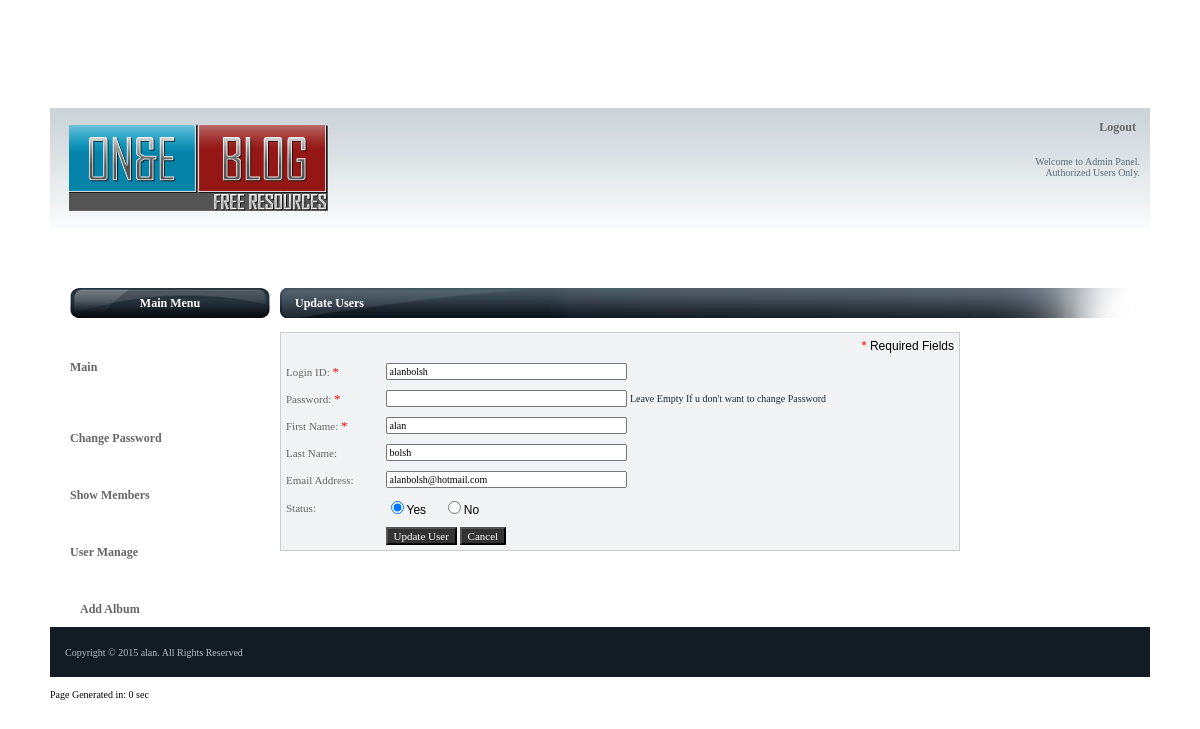
/users.php?_task=edit&id=100000, run on the app's committed database.
### tables this page shows
CREATE TABLE IF NOT EXISTS `users` (
  `userid` int(10) NOT NULL AUTO_INCREMENT,
  `groupid` varchar(20) NOT NULL DEFAULT '',
  `loginid` varchar(75) NOT NULL DEFAULT '',
  `firstname` varchar(75) NOT NULL DEFAULT '',
  `lastname` varchar(75) NOT NULL DEFAULT '',
  `pwd` varchar(50) DEFAULT NULL,
  `email` varchar(255) NOT NULL DEFAULT '',
  `emailpass` varchar(20) NOT NULL,
  `lastlogin` datetime NOT NULL DEFAULT '0000-00-00 00:00:00',
  `status` enum('Yes','No') NOT NULL DEFAULT 'Yes',
  `master` enum('Yes','No') NOT NULL DEFAULT 'No',
  PRIMARY KEY (`userid`),
  KEY `groupid` (`groupid`)
);

### include/db.php (called while the page is built, shortened)
<?php
class db
{
	var $connected = false;
	var $dbname = DATABASE;
	var $dbuser = USERNAME;
	var $dbpassword = PASSWORD;
	var $dbhost = HOST;
	function connect()
	{
		$this->connected = false;
		if($this->link = @mysql_connect($this->dbhost,$this->dbuser,$this->dbpassword))
		{
			if(@mysql_select_db($this->dbname,$this->link))
			{
				$this->connected = true;
				return true;
			}
			else
			{
				$this->seterror(mysql_errno($this->link),mysql_error($this->link));
				return false;
			}
		}
		else
		{
			$this->seterror("","Could not connect to server.");
			return false;
		}
	}
	function execute($query)
	{
		if($this->connected)
		{
			if($result = mysql_query( $query, $this->link ))
			{
				return $result;
			}
			else
			{
				$this->seterror(mysql_errno($this->link),"".$query."<br />".mysql_error($this->link));
				return false;
			}
		}
		else
		{
			$this->seterror("No database connection open.");
			return false;
		}
	}
	function row(&$result)
	{
		if ( $row = mysql_fetch_assoc( $result ) )
				return $row;
			else
				return 0;
	}
}
?>

### users.php (the view, shortened to what this page needs)
<?include("./include/db.php");?>
<? $db= new db();$db->connect(); $valid = new validation();?>
<?
$action="addnew";
$id="";
$fname="";
$lname="";
$email="";
$status="";
$loginid="";
if(isset($_GET["_task"]) && $_GET["_task"]=="edit"){
	$id=$_GET["id"];
	$action="update";
	$rs = $db->execute("SELECT * FROM ".TBL_USERS." WHERE userid='".$id."'");
	$row = $db->row($rs);
	$id = $row["userid"];
	$loginid = $row["loginid"];
	$fname = $row["firstname"];
	$lname = $row["lastname"];
	$email = $row["email"];
	$status = $row["status"];
}
?>
<? include("./include_member/header.php");?>
<tr>
	<td colspan="2">
		<table border="0" cellpadding="0" cellspacing="0" width="100%">
			<tr>
			    <td width="20" align="left" valign="top"></td>
				<td width="200" valign="top">
					<? include("navigationcall.php");?>
				</td>
				<td width="10"><? ?> </td>
				<td valign="top">
					<table border="0" cellpadding="0" cellspacing="0" width="100%">
						<tr>
							<td class="btitle"><?=$action=="update" ? "Update Users" : "Add New User"?></td>
						</tr>
					</table><br />
					<form name="addnew" action="users.php" method="post">
					<table border="0" cellpadding="5" cellspacing="0" align="left" width="80%" class="box">
						<tr>
							<td colspan="2" align="right"><?=REQUIRED?> Required Fields</td>
						</tr>
						<tr>
							<td align="left" class="text5">Login ID: <?=REQUIRED?></td><td align="left"><input type="text" name="loginid"  class="textfield" size="40" value="<?=$loginid?>"/></td>
						</tr>
						<tr>
							<td align="left" class="text5">Password: <?=REQUIRED?></td><td align="left"><input type="password" name="pass" class="textfield" size="40"/> <? if($id!=""){?><span class="text2">Leave Empty If u don't want to change Password</span><? }?></td>
						</tr>
						<tr>
							<td align="left" class="text5">First Name: <?=REQUIRED?></td><td align="left"><input type="text" name="fname" class="textfield" size="40" value="<?=$fname?>"/></td>
						</tr>
						<tr>
							<td align="left" class="text5">Last Name:</td><td align="left"><input type="text" name="lname"  class="textfield" size="40" value="<?=$lname?>"/></td>
						</tr>
						<tr>
							<td align="left" class="text5">Email Address:</td><td align="left"><input type="text" name="email" size="40" class="textfield" value="<?=$email?>"/></td>
						</tr>
						<tr>
							<td  align="left" class="text5">Status:</td>
							<td align="left"><input type="radio" name="status" value="Yes" <?=$status=="Yes" ? "checked" : ""?>/>Yes &nbsp; &nbsp; <input type="radio" name="status" value="No" <?=$status=="No" ? "checked" : ""?>/>No
							</td>
						</tr>
						<tr>
							<td></td><td align="left" class="text5"><input type="submit" value="<?=$action=="addnew" ? "Add User" : "Update User"?>"  class="btn"/> <input type="button" value="Cancel" class="btn" onclick="location.href='?_task=cancel'"/></td>
						</tr>
					</table>
					</form>
				</td>
				<td width="20" align="left" valign="top"></td>
			</tr>
		</table>
<? include("./include_member/footer.php");?>

### cssjs/cssmis.css (style rules this page uses)
body,html { margin-top:0px; margin-left:0px; padding:0px 0px 0px 0px; font-family: Verdana, tahoma, Helvetica, sans-serif; font-size: 12px; }
.textfield { font-size:10px; font-family:verdana }
.box { border-top-style:solid; border-top-width:thin; border-top-color:#CCCCCC;border-left-style:solid; border-left-width:thin; border-left-color:#CCCCCC;border-right-style:solid; border-right-width:thin; border-right-color:#CCCCCC;border-bottom-style:solid; border-bottom-width:thin; border-bottom-color:#CCCCCC;background-color:#F1F3F5; }
a:link { color: #b2bdc3; text-decoration: none; font-family:verdana; font-size:10px; }
.text1 { font-family:verdana; font-size:10px; color:#b2bdc3; text-align: left; }
.text2 { font-family:verdana; font-size:10px; color:#1d2730; text-align: center; }
.text5 { font-family:verdana; font-size:11px; color:#666666; }
.btn { font-family:verdana; font-size:11px; background-color:#333333; color:#ffffff }
.btitle { background-image:url(../images/titlebar.jpg); background-repeat:no-repeat; color:#FFFFFF; font-weight:bold; font-family:tahoma; height:30px; padding-left:15px }

### data on the page
users: loginid "alanbolsh", fname "alan", lname "bolsh", email "alanbolsh@hotmail.com", status "☑"

### other printed values
REQUIRED "*"
FOOTAR "Copyright © 2015 alan . All Rights Reserved"
